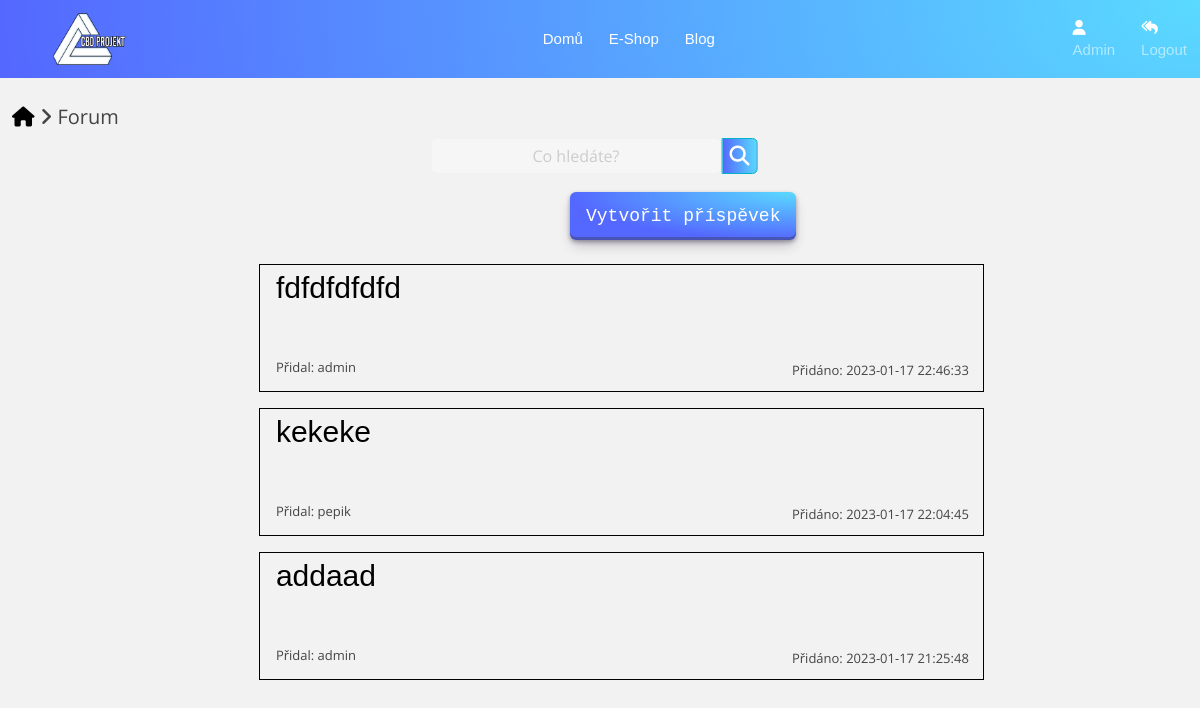
Page /Forum/forum_main.php (signed in) on the committed database.
### tables this page shows
CREATE TABLE `forum_post` (
  `id_post` int(11) NOT NULL,
  `id_kategorie` int(11) NOT NULL,
  `nazev_post` varchar(255) NOT NULL,
  `obsah` text NOT NULL,
  `uzivatel` varchar(255) NOT NULL,
  `datum_pridani` datetime NOT NULL DEFAULT current_timestamp() ON UPDATE current_timestamp()
);

### Forum/forum_main.php (the view, shortened to what this page needs)
<?php
$host = "localhost";
$username = "root";
$pass = "";
$db = "eshopfd";
$con = mysqli_connect($host, $username, $pass, $db);
$sql = "SELECT * FROM forum_post ORDER BY id_post DESC";
$query = mysqli_query($con, $sql);
?>
<!DOCTYPE html>
<head xmlns="http://www.w3.org/1999/html">
    <link rel="stylesheet" href="../css/design.css">
    <link rel="stylesheet" href="../css/forms.css">
    <link rel="stylesheet" href="../css/bootstrap-grid.css">
    <link rel="stylesheet" href="../css/bootstrap.css">
    <link rel="stylesheet" href="https://use.fontawesome.com/releases/v5.7.2/css/all.css"
>
    <link rel="stylesheet" href="../css/design.css">
    <link rel='stylesheet' href='https://cdn.jsdelivr.net/npm/bootstrap@5.0.1/dist/css/bootstrap.min.css'>
    <link rel='stylesheet' href='https://cdnjs.cloudflare.com/ajax/libs/font-awesome/5.15.3/css/all.min.css'>
    <link rel="stylesheet" href="../css/hamburger_menu.css">
    <link rel="stylesheet" href="../css/slideshow.css">
    <link rel="stylesheet" href="../css/komentare.css">
    <link rel="stylesheet" href="../css/produkty.css">
    <link rel="stylesheet" href="../css/navigace.css">
    <link rel="stylesheet" href="../css/forum.css">
    <link rel="stylesheet" href="../css/searchbar.css">
</head>
<nav class="navbar navbar-expand-lg navbar-dark bg-purple " style="background-image: radial-gradient(100% 1000% at 100% 0, #5adaff 0, #5468ff 100%);">
    <div class="mx-auto order-1 w-100">
        <a class="navbar-brand mx-lg-5" href="../index.php"><img class="logo" src="../images/Logo.png"> </a>
    </div>
    <div class="navbar-collapse collapse w-100 order-2  dual-collapse2 ">
        <ul class="navbar-nav ml-auto">
            <li class="nav-item">
                <a class="nav-link active" href='../index.php'>Domů</a>
            </li>
            <li class='nav-item'>
                <a class='nav-link active' href='../main.php'>E-Shop</a>
            </li>
            <li class='nav-item'>
                <a class='nav-link active' href='../blog/index.php'>Blog</a>
            </li>
        </ul>
    </div>
    <div class="navbar-collapse collapse w-25  order-3 dual-collapse2" style="position: sticky">
        <ul class="navbar-nav ml-auto">
            <li style='color: white' class="nav-item">
                <?php
                if ($_SESSION['ROLE'] == 'admin') {
                    echo "<a class='nav-link' href='admin/forum_admin.php'><i class='fa fa-user'></i> Admin</a>";
                } else {
                    echo'<a class="nav-link"><i class="fa fa-user"></i> '. $_SESSION['NAME'] .'</a>';
                }
                ?>
            <li class="nav-item">
                <a class='nav-link' href='../logout.php'><i class='fa fa-reply-all'></i> Logout</a>
            </li>
            </li>
        </ul>
    </div>
</nav>
<div class="navigace">
    <a href="../index.php"><i class="fa-solid fa-house"></i></a> <i class="fa-solid fa-angle-right"></i> Forum
</div>
<div class="container mt-5">
    <form method="POST" action="forum_search.php">
    <div class="wrap">
        <div class="search">
            <input type="text" name="search_term" class="searchTerm" placeholder="Co hledáte?">
                <button type="submit" class="searchButton">
                    <i class="fa fa-search"></i>
                </button>
        </div>
    </div>
    </form>
<a href="forum_create.php"><button class="button-29" style="position: relative; left: 33rem">Vytvořit příspěvek</button></a>
    <?php foreach($query as $q){
        ?>
            <div class="forum_prispevky">
                <a href="forum_post.php?id=<?php echo $q['id_post']?>"
                <div class="titul"><?php echo $q['nazev_post'];?></</div></a>
                    <div class="forum_uzivatel">Přidal: <?php echo $q['uzivatel'];?></div>
                    <div class="forum_datum">Přidáno: <?php echo $q['datum_pridani'];?></div>
</div>
    <?php }?>
</body>
</html>

### css/design.css (style rules this page uses)
a { color: black; text-decoration: none; }
.logo { height: 15%; width: 20%; }

### css/forms.css (style rules this page uses)
.navbar, navbar-light, navbar-expand-sm { z-index: 1; background-color: #222831; }
.nav-link { color: white; font-size: 0.9em; margin-right: 5px; margin-left: 5px; }
.navbar-brand { color: #ffffff; font-size: 18px; }
.nav-link { font-size: 15px; }
.fa { color: white; }

### css/slideshow.css (style rules this page uses)
* { box-sizing:border-box }

### css/produkty.css (style rules this page uses)
a, a:hover { text-decoration: none; color: inherit; }
.button-29 { align-items: center; appearance: none; background-image: radial-gradient(100% 100% at 100% 0, #5adaff 0, #5468ff 100%); border: 0; border-radius: 6px; box-shadow: rgba(45, 35, 66, .4) 0 2px 4px, rgba(45, 35, 66, .3) 0 7px 13px -3px, rgba(58, 65, 111, .5) 0 -3px 0 inset; box-sizing: border-box; color: #fff; cursor: pointer; display: inline-flex; font-family: "JetBrains Mono", monospace; height: 48px; justify-content: center; line-height: 1; list-style: none; overflow: hidden; padding-left: 16px; padding-right: 16px; position: relative; text-align: left; text-decoration: none; transition: box-shadow .15s, transform .15s; user-select: none; -webkit-user-select: none; touch-action: manipulation; white-space: nowrap; will-change: box-shadow, transform; font-size: 18px; bottom:0.5rem; left:0.5rem; }

### css/navigace.css (style rules this page uses)
.navigace { position: relative; top: 3%; left: 1%; width: 50rem; }

### css/forum.css (style rules this page uses)
a { color: #56baed; display:inline-block; text-decoration: none; font-weight: 400; }
input[type=text], input[type=password] { background-color: #f6f6f6; border: none; color: #0d0d0d; padding: 15px; position: relative; right: 6px; text-align: center; text-decoration: none; display: inline-block; font-size: 16px; margin: 5px; width: 100%; border: 2px solid #f6f6f6; -webkit-transition: all 0.5s ease-in-out; -moz-transition: all 0.5s ease-in-out; -ms-transition: all 0.5s ease-in-out; -o-transition: all 0.5s ease-in-out; transition: all 0.5s ease-in-out; -webkit-border-radius: 5px 5px 5px 5px; border-radius: 5px 5px 5px 5px; }
input[type=text]::placeholder { color: #cccccc; }
.forum_prispevky { border: black 1px solid; max-width: 70%; width: 65%; height: 8rem; position: relative; left: 18%; margin: 1rem; }
.titul { font-size: 30px; position: relative; left: 1rem; }
.forum_uzivatel { font-size: 13px; position: relative; left: 1rem; top: 3rem; }
.forum_datum { font-size: 13px; position: relative; display: flex; top:25%; justify-content: flex-end; align-items: center; right: 2%; }

### css/searchbar.css (style rules this page uses)
.search { width: 100%; position: relative; display: flex; }
.searchTerm { width: 100%; border: 3px solid #00B4CC; border-right: none; padding: 5px; height: 20px; border-radius: 5px 0 0 5px; outline: none; color: #9DBFAF; }
.searchButton { width: 40px; height: 36px; border: 1px solid #00B4CC; background-image: radial-gradient(100% 1000% at 100% 0, #5adaff 0, #5468ff 100%); text-align: center; color: #fff; border-radius: 0 5px 5px 0; cursor: pointer; font-size: 20px; position: relative; top: 4px; right: 10px; }
.wrap { width: 30%; position: relative; top: 50%; left: 50%; transform: translate(-50%, -50%); }

### Forum/forum_main.php (style rules this page uses)
a { color: black; font-family: 'Quicksand', sans-serif; }

### rows in the picture
forum_post: nazev_post "fdfdfdfdfd", uzivatel "admin", datum_pridani "2023-01-17 22:46:33"
forum_post: nazev_post "kekeke", uzivatel "pepik", datum_pridani "2023-01-17 22:04:45"
forum_post: nazev_post "addaad", uzivatel "admin", datum_pridani "2023-01-17 21:25:48"
